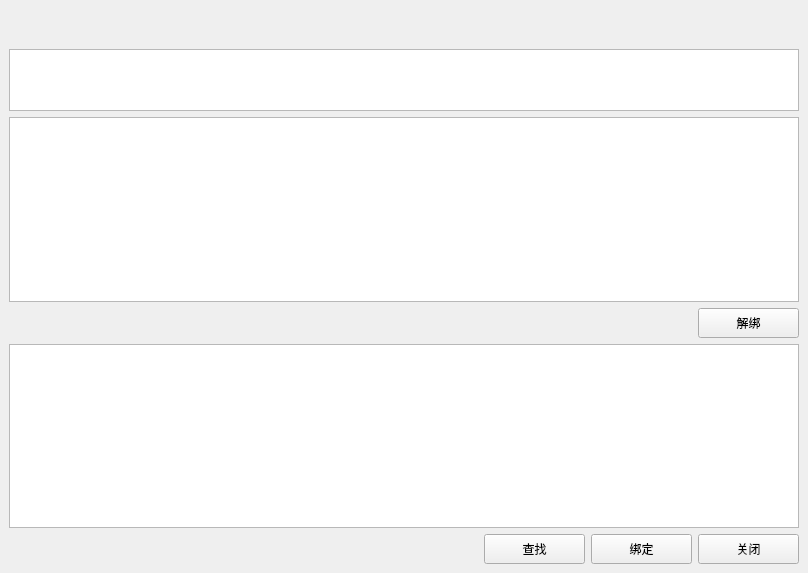
<?xml version="1.0" encoding="UTF-8"?>
<ui version="4.0">
 <class>DeviceBind</class>
 <widget class="QWidget" name="DeviceBind">
  <property name="geometry">
   <rect>
    <x>0</x>
    <y>0</y>
    <width>808</width>
    <height>573</height>
   </rect>
  </property>
  <property name="windowTitle">
   <string>Form</string>
  </property>
  <layout class="QVBoxLayout" name="verticalLayout_2">
   <property name="leftMargin">
    <number>0</number>
   </property>
   <property name="topMargin">
    <number>0</number>
   </property>
   <property name="rightMargin">
    <number>0</number>
   </property>
   <property name="bottomMargin">
    <number>0</number>
   </property>
   <item>
    <widget class="QWidget" name="TitleBarWidget" native="true">
     <property name="minimumSize">
      <size>
       <width>0</width>
       <height>34</height>
      </size>
     </property>
     <property name="maximumSize">
      <size>
       <width>16777215</width>
       <height>34</height>
      </size>
     </property>
     <layout class="QHBoxLayout" name="horizontalLayout_3">
      <property name="topMargin">
       <number>4</number>
      </property>
      <property name="bottomMargin">
       <number>4</number>
      </property>
      <item>
       <widget class="QLabel" name="label_title_icon">
        <property name="minimumSize">
         <size>
          <width>25</width>
          <height>25</height>
         </size>
        </property>
        <property name="maximumSize">
         <size>
          <width>25</width>
          <height>25</height>
         </size>
        </property>
        <property name="text">
         <string/>
        </property>
       </widget>
      </item>
      <item>
       <widget class="QLabel" name="label_title">
        <property name="sizePolicy">
         <sizepolicy hsizetype="Expanding" vsizetype="Preferred">
          <horstretch>0</horstretch>
          <verstretch>0</verstretch>
         </sizepolicy>
        </property>
        <property name="minimumSize">
         <size>
          <width>0</width>
          <height>25</height>
         </size>
        </property>
        <property name="maximumSize">
         <size>
          <width>16777215</width>
          <height>25</height>
         </size>
        </property>
        <property name="text">
         <string/>
        </property>
       </widget>
      </item>
     </layout>
    </widget>
   </item>
   <item>
    <layout class="QVBoxLayout" name="verticalLayout">
     <property name="leftMargin">
      <number>9</number>
     </property>
     <property name="topMargin">
      <number>9</number>
     </property>
     <property name="rightMargin">
      <number>9</number>
     </property>
     <property name="bottomMargin">
      <number>9</number>
     </property>
     <item>
      <widget class="QTableWidget" name="PersonTableWidget">
       <property name="minimumSize">
        <size>
         <width>0</width>
         <height>60</height>
        </size>
       </property>
       <property name="maximumSize">
        <size>
         <width>16777215</width>
         <height>70</height>
        </size>
       </property>
      </widget>
     </item>
     <item>
      <widget class="QTableWidget" name="BindTableWidget"/>
     </item>
     <item>
      <layout class="QHBoxLayout" name="horizontalLayout_2">
       <item>
        <spacer name="horizontalSpacer">
         <property name="orientation">
          <enum>Qt::Horizontal</enum>
         </property>
         <property name="sizeHint" stdset="0">
          <size>
           <width>40</width>
           <height>20</height>
          </size>
         </property>
        </spacer>
       </item>
       <item>
        <widget class="QPushButton" name="btnUnbind">
         <property name="minimumSize">
          <size>
           <width>101</width>
           <height>30</height>
          </size>
         </property>
         <property name="text">
          <string>解绑</string>
         </property>
        </widget>
       </item>
      </layout>
     </item>
     <item>
      <widget class="QTableWidget" name="SearchTableWidget"/>
     </item>
     <item>
      <layout class="QHBoxLayout" name="horizontalLayout">
       <item>
        <spacer name="horizontalSpacer_2">
         <property name="orientation">
          <enum>Qt::Horizontal</enum>
         </property>
         <property name="sizeHint" stdset="0">
          <size>
           <width>40</width>
           <height>20</height>
          </size>
         </property>
        </spacer>
       </item>
       <item>
        <widget class="QPushButton" name="btnSearchUnbindDeviceInfo">
         <property name="minimumSize">
          <size>
           <width>101</width>
           <height>30</height>
          </size>
         </property>
         <property name="text">
          <string>查找</string>
         </property>
        </widget>
       </item>
       <item>
        <widget class="QPushButton" name="btnBind">
         <property name="minimumSize">
          <size>
           <width>101</width>
           <height>30</height>
          </size>
         </property>
         <property name="text">
          <string>绑定</string>
         </property>
        </widget>
       </item>
       <item>
        <widget class="QPushButton" name="btnClose">
         <property name="minimumSize">
          <size>
           <width>101</width>
           <height>30</height>
          </size>
         </property>
         <property name="text">
          <string>关闭</string>
         </property>
        </widget>
       </item>
      </layout>
     </item>
    </layout>
   </item>
  </layout>
 </widget>
 <resources/>
 <connections/>
</ui>
